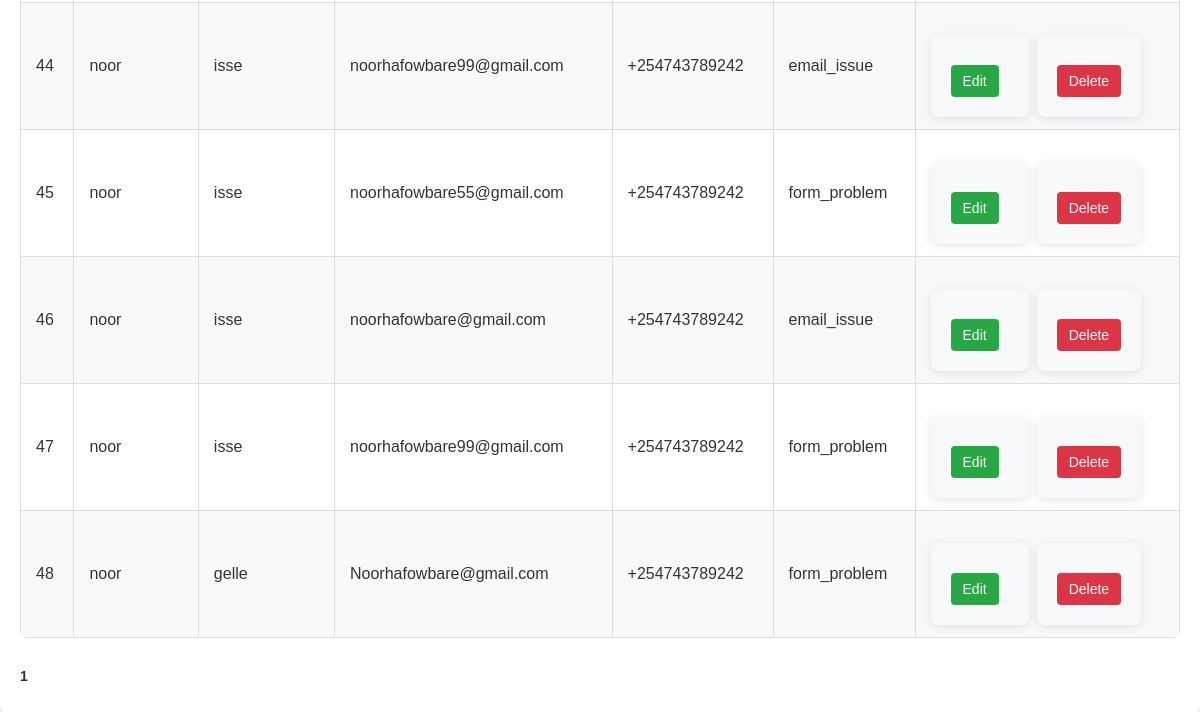
/admin/contacts (lower part), run on an earlier commit of the app's database.
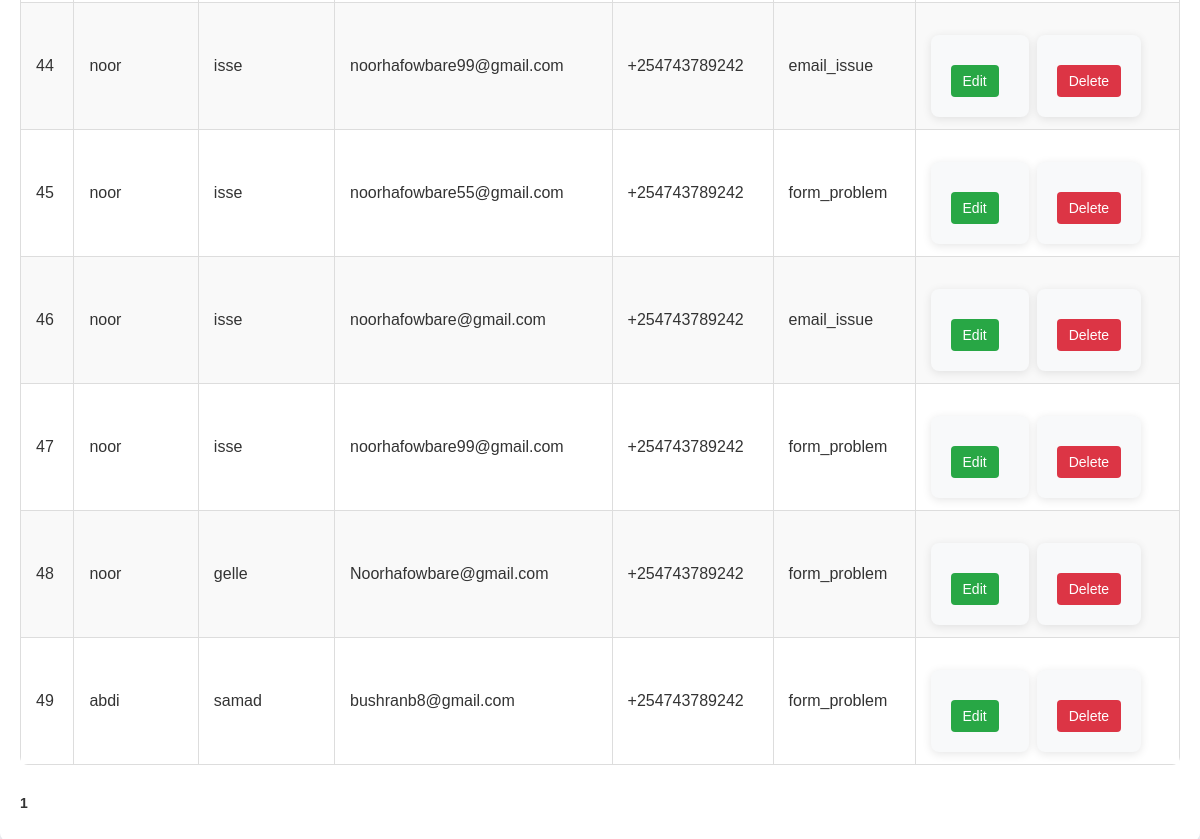
And on a later commit of the database.
### tables this page shows
CREATE TABLE contacts (
                    id INTEGER PRIMARY KEY AUTOINCREMENT,
                    first_name TEXT NOT NULL,
                    last_name TEXT NOT NULL,
                    email TEXT NOT NULL,
                    phone TEXT NOT NULL,
                    reason TEXT NOT NULL
                );

### app.py (the view)
@app.route('/admin/contacts')
def view_contacts():
    search = request.args.get('search', '')
    page = request.args.get('page', 1, type=int)
    per_page = 40
    offset = (page - 1) * per_page
    conn = get_db_connection()
    query = 'SELECT * FROM contacts WHERE first_name LIKE ? OR last_name LIKE ? LIMIT ? OFFSET ?'
    search_param = f"%{search}%"
    contacts = conn.execute(query, (search_param, search_param, per_page, offset)).fetchall()
    total_query = 'SELECT COUNT(*) FROM contacts WHERE first_name LIKE ? OR last_name LIKE ?'
    total = conn.execute(total_query, (search_param, search_param)).fetchone()[0]
    conn.close()
    return render_template('contacts.html', contacts=contacts, page=page, per_page=per_page, total=total)

### app.py (called while the page is built)
def get_db_connection():
    conn = sqlite3.connect('database.db')
    conn.row_factory = sqlite3.Row
    return conn

### templates/contacts.html (shortened to what this page needs)
<!DOCTYPE html>
<html lang="en">
  <head>
    <link
      rel="stylesheet"
      href="{{ url_for('static', filename='css/admin.css') }}"
    />
    <link
      rel="stylesheet"
      href="{{ url_for('static', filename='css/contacts.css') }}"
    />
  </head>
  <body>
    <div class="container">
      <table>
        {% for contact in contacts %}
        <tr>
          <td>{{ contact.id }}</td>
          <td>{{ contact.first_name }}</td>
          <td>{{ contact.last_name }}</td>
          <td>{{ contact.email }}</td>
          <td>{{ contact.phone }}</td>
          <td>{{ contact.reason }}</td>
          <td>
            <div class="actions">
              <form
                action="{{ url_for('edit_contact', id=contact.id) }}"
                method="GET"
                style="display: inline"
              >
                <button class="edit" type="submit">Edit</button>
              </form>
              <form
                action="{{ url_for('delete_contact', id=contact.id) }}"
                method="POST"
                style="display: inline"
                onsubmit="return confirm('Are you sure you want to delete this contact?');"
              >
                <button class="delete" type="submit">Delete</button>
              </form>
            </div>
          </td>
        </tr>
        {% endfor %}
      </table>
<div class="pagination">
  {% for p in range(1, (total // per_page) + 2) %}
    {% if p == page %}
      <span class="current-page">{{ p }}</span>
    {% else %}
      <a href="{{ url_for('view_contacts', page=p, search=request.args.get('search', '')) }}">{{ p }}</a>
    {% endif %}
  {% endfor %}
</div>
  </body>
</html>

### static/css/admin.css (style rules this page uses)
body { font-family: Arial, sans-serif; background-color: #f8f9fa; margin: 0; padding: 20px; }
.container { max-width: 1200px; margin: 0 auto; padding: 20px; background-color: white; border-radius: 8px; box-shadow: 0 2px 10px rgba(0, 0, 0, 0.1); }
table { width: 100%; border-collapse: collapse; margin-bottom: 20px; background-color: white; border-radius: 8px; overflow: hidden; }
table tr:nth-child(even) { background-color: #f2f2f2; }
button.edit { background-color: #28a745; color: white; border: none; padding: 5px 8px; border-radius: 4px; cursor: pointer; margin-right: 10px; }
button.delete { background-color: #dc3545; color: white; border: none; padding: 5px 8px; border-radius: 4px; cursor: pointer; }
.actions { display: flex; justify-content: flex-start; align-items: center; }
.pagination .current-page { font-weight: bold; color: #333; }

### static/css/contacts.css (style rules this page uses)
body { font-family: "Arial", sans-serif; background-color: #f4f4f9; margin: 0; padding: 0; color: #333; }
.container { max-width: 1200px; margin: 20px auto; background: #fff; padding: 20px; border-radius: 8px; box-shadow: 0 4px 10px rgba(0, 0, 0, 0.1); }
table { width: 100%; border-collapse: collapse; margin-bottom: 20px; }
table tr:nth-child(even) { background-color: #f9f9f9; }
.actions { display: flex; gap: 8px; }
.actions .edit { background-color: #28a745; color: white; }
.actions .delete { background-color: #dc3545; color: white; }
.pagination { display: flex; justify-content: space-between; align-items: center; padding: 10px 0; font-size: 14px; }
.pagination span { color: #333; }

What changed in the data, as far as the page shows it:
added contacts: id "49", first_name "abdi", last_name "samad", email "bushranb8@gmail.com", phone "+254743789242", reason "form_problem"
